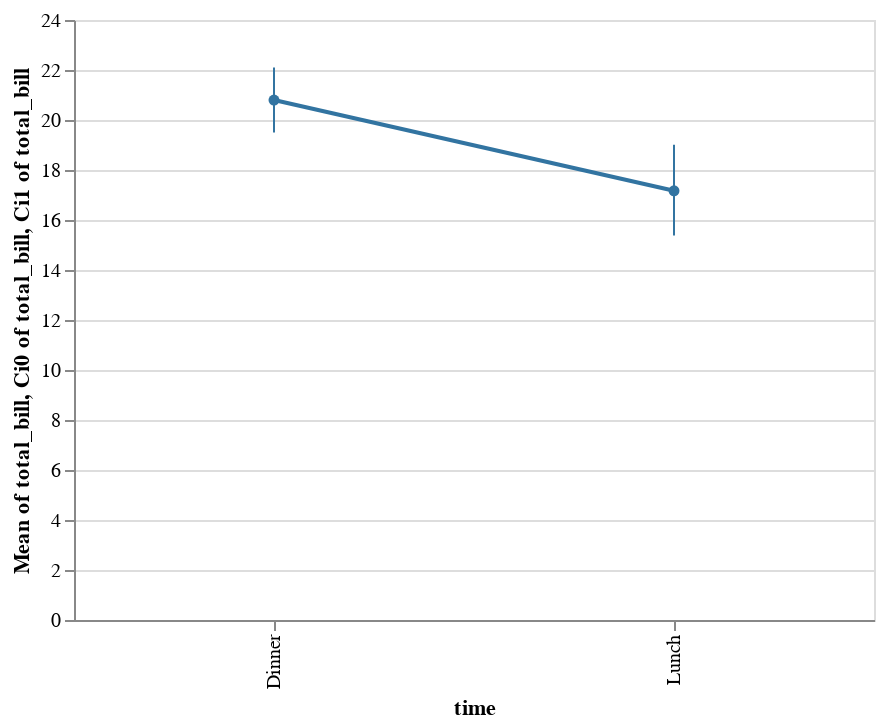

The notebook cell this image was saved under:
### Code cell
display(salt.pointplot(x="time", y="total_bill", data=tips))
ax = sns.pointplot(x="time", y="total_bill", data=tips)

### Figure 1 — Vega-Lite specification as saved in the notebook (floating-point values rounded to 4 significant figures; data arrays with more than 128 entries replaced by an {"elided": "..."} marker saying what was removed)
{"$schema": "https://vega.github.io/schema/vega-lite/v2.4.1.json", "config": {"range": {"category": ["rgba(49.62499999999999,115.62499999999996,161.37500000000003,1)", "rgba(224.87499999999997,128.875,44.12500000000004,1)", "rgba(58.49999999999999,145.50000000000003,58.49999999999999,1)", "rgba(192.125,60.87500000000001,61.62499999999999,1)", "rgba(147.49999999999994,113.74999999999999,178.25,1)", "rgba(131.875,91.37500000000001,83.12500000000001,1)", "rgba(213.50000000000003,132.49999999999997,188.74999999999994,1)", "rgba(127.0,127.0,127.0,1)", "rgba(168.87500000000003,169.625,53.37500000000001,1)", "rgba(45.99999999999998,171.25,184.00000000000003,1)"]}, "view": {"height": 300, "width": 400}}, "data": {"values": {"elided": "244 records"}}, "layer": [{"encoding": {"color": {"field": "___", "legend": null, "type": "nominal"}, "x": {"field": "time", "type": "nominal"}, "y": {"aggregate": "mean", "field": "total_bill", "type": "quantitative"}}, "mark": "circle"}, {"encoding": {"color": {"field": "___", "legend": null, "type": "nominal"}, "x": {"field": "time", "type": "nominal"}, "y": {"aggregate": "mean", "field": "total_bill", "type": "quantitative"}}, "mark": "line"}, {"encoding": {"color": {"field": "___", "legend": null, "type": "nominal"}, "x": {"field": "time", "type": "nominal"}, "y": {"aggregate": "ci0", "field": "total_bill", "type": "quantitative"}, "y2": {"aggregate": "ci1", "field": "total_bill", "type": "quantitative"}}, "mark": "rule"}]}
